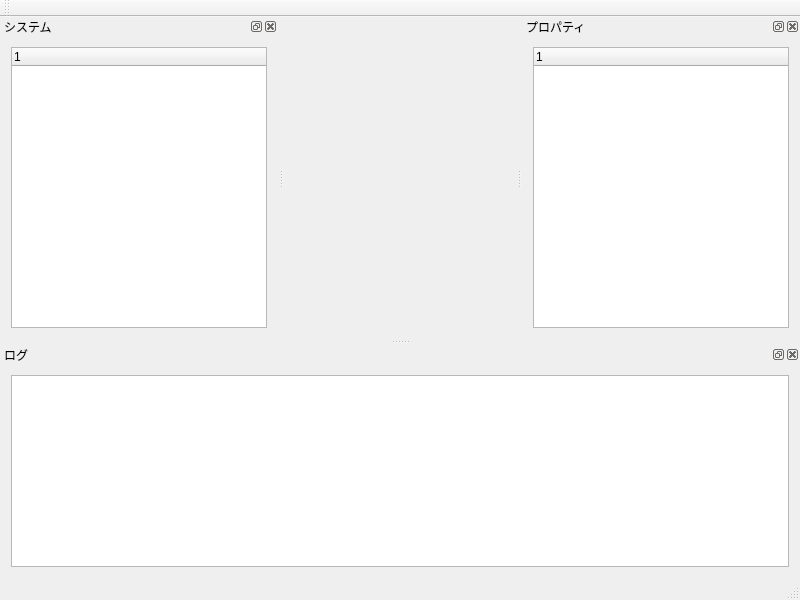
<?xml version="1.0" encoding="UTF-8"?>
<ui version="4.0">
 <class>MainWindow</class>
 <widget class="QMainWindow" name="MainWindow">
  <property name="geometry">
   <rect>
    <x>0</x>
    <y>0</y>
    <width>800</width>
    <height>600</height>
   </rect>
  </property>
  <property name="windowTitle">
   <string>MainWindow</string>
  </property>
  <widget class="QWidget" name="centralWidget"/>
  <widget class="QMenuBar" name="menuBar">
   <property name="geometry">
    <rect>
     <x>0</x>
     <y>0</y>
     <width>800</width>
     <height>24</height>
    </rect>
   </property>
  </widget>
  <widget class="QToolBar" name="mainToolBar">
   <attribute name="toolBarArea">
    <enum>TopToolBarArea</enum>
   </attribute>
   <attribute name="toolBarBreak">
    <bool>false</bool>
   </attribute>
  </widget>
  <widget class="QStatusBar" name="statusBar"/>
  <widget class="QDockWidget" name="dockWidget_Log">
   <property name="windowTitle">
    <string>ログ</string>
   </property>
   <attribute name="dockWidgetArea">
    <number>8</number>
   </attribute>
   <widget class="QWidget" name="dockWidgetContents_Log">
    <layout class="QVBoxLayout" name="verticalLayout_3">
     <item>
      <widget class="QListWidget" name="listWidget_Log"/>
     </item>
    </layout>
   </widget>
  </widget>
  <widget class="QDockWidget" name="dockWidget_Instruments">
   <property name="windowTitle">
    <string>システム</string>
   </property>
   <attribute name="dockWidgetArea">
    <number>1</number>
   </attribute>
   <widget class="QWidget" name="dockWidgetContents_Instruments">
    <layout class="QVBoxLayout" name="verticalLayout_2">
     <item>
      <widget class="QTreeWidget" name="treeWidget_Instruments">
       <column>
        <property name="text">
         <string notr="true">1</string>
        </property>
       </column>
      </widget>
     </item>
    </layout>
   </widget>
  </widget>
  <widget class="QDockWidget" name="dockWidget_Property">
   <property name="windowTitle">
    <string>プロパティ</string>
   </property>
   <attribute name="dockWidgetArea">
    <number>2</number>
   </attribute>
   <widget class="QWidget" name="dockWidgetContents_Property">
    <layout class="QVBoxLayout" name="verticalLayout">
     <item>
      <widget class="QTreeWidget" name="treeWidget_Property">
       <column>
        <property name="text">
         <string notr="true">1</string>
        </property>
       </column>
      </widget>
     </item>
    </layout>
   </widget>
  </widget>
 </widget>
 <layoutdefault spacing="6" margin="11"/>
 <resources/>
 <connections/>
</ui>
